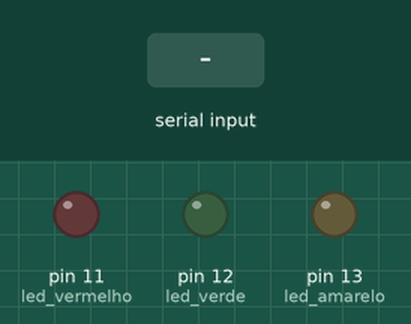
Recording of a sketch running on a simulated Arduino Uno, built with avr-gcc and run on an emulated ATmega328P. On the bench: output pins drawn as LEDs (lit = HIGH). Inputs (shaded band) come from the test bench.

Above: at 1.2 s.
1.3 s: "R" received over Serial
At 2.2 s:
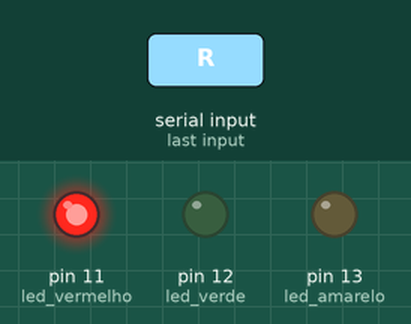
2.8 s: "G" received over Serial
At 3.3 s:
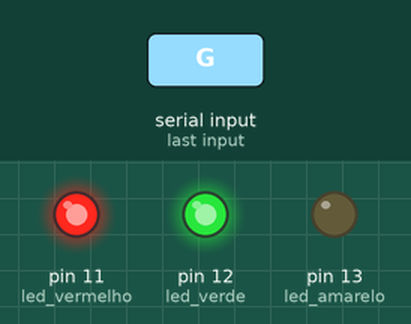
4.3 s: "Y" received over Serial
At 5.5 s:
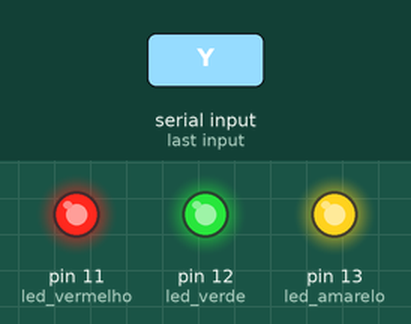
5.8 s: "r" received over Serial
At 6.8 s:
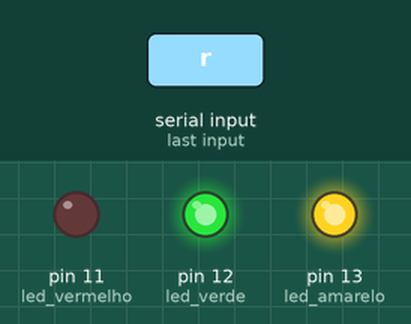
7.3 s: "g" received over Serial
At 8.0 s:
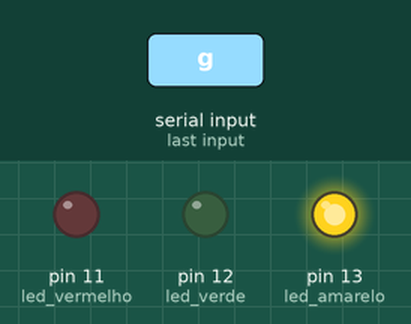
8.8 s: "y" received over Serial
At 9.1 s:
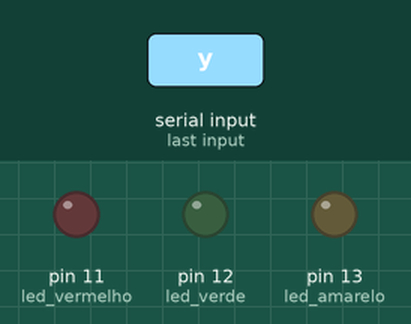
Timing chart, 0 to 11.3 s (numbered marks = the images above; inputs shaded):
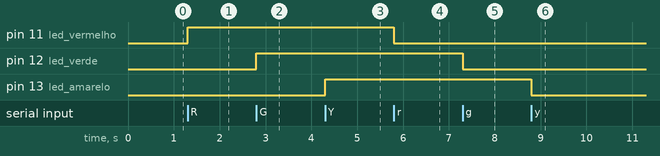

The sketch:

Selecao_simples.ino
```cpp
/* ************************************************************************

Colégio SATC
Curso Técnico em Informática
Disciplina: Sistemas Embarcados
Turma: 11XX
Professor: Marcos Antonio Jeremias Coelho

Programa: Seleção simples

Autor: Marcos Antonio Jeremias Coelho
Data: 06/03/2023
Versão: 1.0

************************************************************************ */

const int led_vermelho = 11;			//
const int led_verde = 12;			//
const int led_amarelo = 13;			//
char led;					//

void setup() {
  pinMode(led_vermelho, OUTPUT);		//
  pinMode(led_verde, OUTPUT);			//
  pinMode(led_amarelo, OUTPUT);			//
  Serial.begin(115200); 			// Definição da velocide de transmissão em 115200 bps
}

void loop() {
  if (Serial.available()) {			//
    led = Serial.read();			//
    if(led == 'R') { 				// Led vermelho - red
      digitalWrite(led_vermelho, HIGH); 	// Acende led
    }
    if (led == 'G') { 				// Led verde - green
      digitalWrite(led_verde, HIGH); 		// Acende led
    }
    if (led == 'Y') { 				// Led amarelo - yellow
      digitalWrite(led_amarelo, HIGH); 		// Acende led
    }
    if(led == 'r') { 				// Led vermelho - red
      digitalWrite(led_vermelho, LOW); 	// Acende led
    }
    if (led == 'g') { 				// Led verde - green
      digitalWrite(led_verde, LOW); 		// Acende led
    }
    if (led == 'y') { 				// Led amarelo - yellow
      digitalWrite(led_amarelo, LOW); 		// Acende led
    }
  }
}
```

Measured:
- after the input at 1.3 s, pin 11 (led_vermelho): LOW → HIGH at once
- after the input at 2.8 s, pin 12 (led_verde): LOW → HIGH at once
- after the input at 4.3 s, pin 13 (led_amarelo): LOW → HIGH at once
- after the input at 5.8 s, pin 11 (led_vermelho): HIGH → LOW at once
- after the input at 7.3 s, pin 12 (led_verde): HIGH → LOW at once
- after the input at 8.8 s, pin 13 (led_amarelo): HIGH → LOW at once
